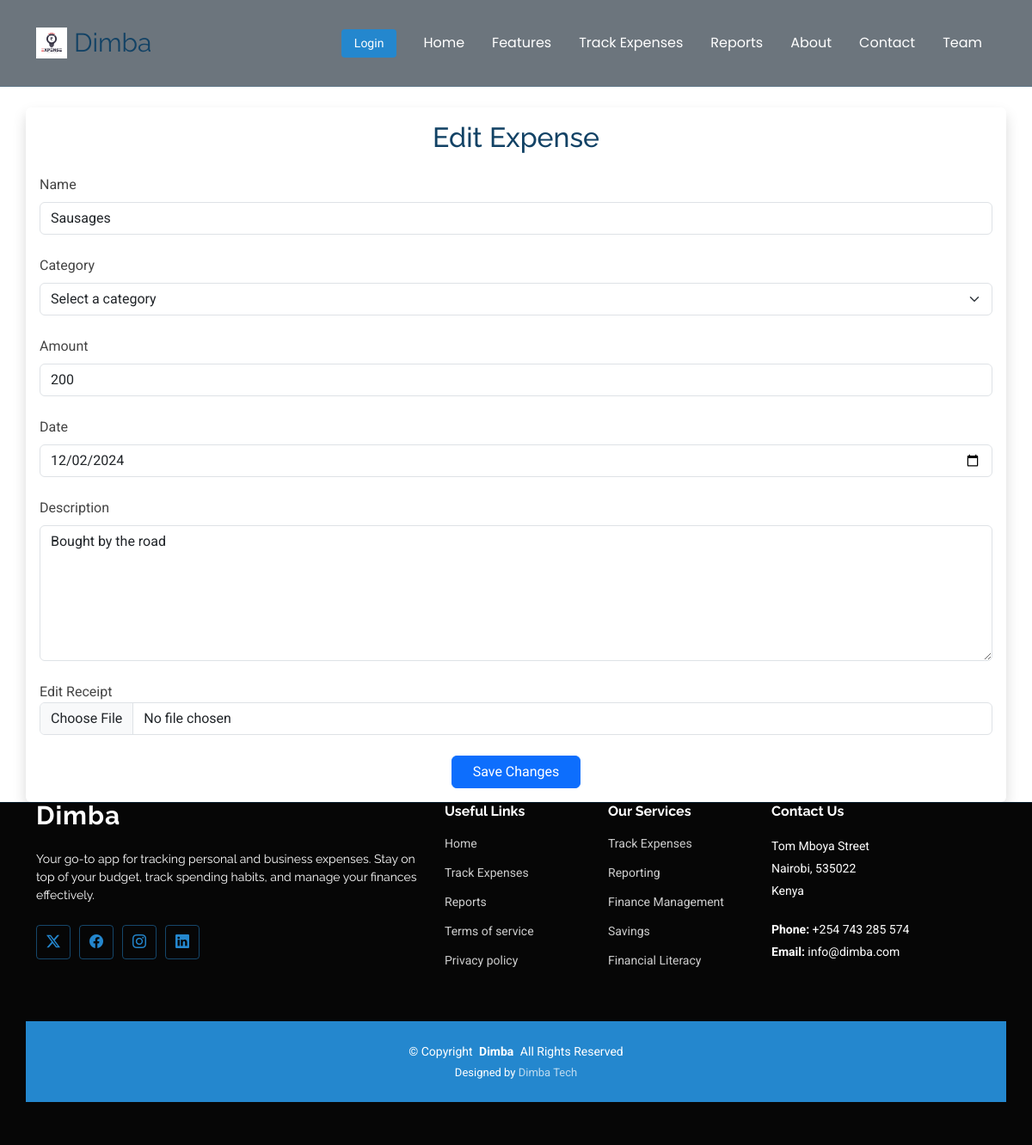
Page /update_expense/1 on the committed database.
### dimba_app/models.py (models this page shows, shortened)
class Expense(models.Model):
    name = models.CharField(max_length=100)
    category = models.CharField(max_length=100)
    amount = models.IntegerField()
    date = models.DateField()
    description = models.CharField(max_length=1000)
    image = models.ImageField(upload_to='uploaded_images/', null=True, blank=True)

### dimba_app/views.py (the view, shortened to what this page needs)
# urls.py: path('update_expense/<int:id>',views.update_expense, name='update_expense'),
def update_expense(request, id):
    expense = get_object_or_404(Expense, id=id)
    return render(request, "update_expense.html", context={'expense': expense})

### templates/update_expense.html (shortened to what this page needs)
{% extends "base.html" %}
{% load static %}
{% block content %}
<form
    method="post"
    class="container mt-4 p-3 shadow rounded"
    enctype="multipart/form-data">
    <h2 class="mb-4 text-center">Edit Expense</h2>
    <div class="row gy-4">
        <div class="col-md-12">
            <label for="name" class="form-label">Name</label>
            <input
                type="text"
                name="name"
                class="form-control"
                placeholder="Expense Name"
                id="name"
                value="{{ expense.name }}"
                required>
        </div>
        <div class="col-md-12">
                            <label for="category" class="form-label">Category</label>
                            <select class="form-select" id="category" name="category" required>
                                <option value="">Select a category</option>
                            </select>
                        </div>
        <div class="col-md-12">
            <label for="amount" class="form-label">Amount</label>
            <input
                type="number"
                class="form-control"
                name="amount"
                id="amount"
                value="{{ expense.amount }}"
                placeholder="Amount"
                required>
        </div>
        <div class="col-md-12">
            <label for="date" class="form-label">Date</label>
            <input
                type="date"
                class="form-control"
                name="date"
                id="date"
                value="{{ expense.date|date:'Y-m-d' }}"
                placeholder="Date"
                required>
        </div>
        <div class="col-md-12">
            <label for="description" class="form-label">Description</label>
            <textarea
                class="form-control"
                name="description"
                rows="6"
                id="description"
                placeholder="Description"
                required>{{ expense.description }}</textarea>
        </div>
        <div class="col-md-12">
            <label for="image">Edit Receipt</label>
            <input type="file" name="image" id="image" class="form-control">
        </div>
        <div class="col-md-12 text-center">
            <div class="col-md-12 text-center">
                <button type="submit" class="btn btn-primary px-4">Save Changes</button>
            </div>
        </div>
    </div>
</form>
{% endblock %}

### static/assets/css/main.css (style rules this page uses)
:root { --default-font: "Roboto", system-ui, -apple-system, "Segoe UI", Roboto, "Helvetica Neue", Arial, "Noto Sans", "Liberation Sans", sans-serif, "Apple Color Emoji", "Segoe UI Emoji", "Segoe UI Symbol", "Noto Color Emoji"; --heading-font: "Raleway", sans-serif; --nav-font: "Poppins", sans-serif; }
:root { --background-color: #ffffff; --default-color: #444444; --heading-color: #124265; --accent-color: #2487ce; --surface-color: #ffffff; --contrast-color: #ffffff; }
:root { --nav-color: #124265; --nav-hover-color: #2487ce; --nav-mobile-background-color: #ffffff; --nav-dropdown-background-color: #ffffff; --nav-dropdown-color: #124265; --nav-dropdown-hover-color: #2487ce; }
:root { scroll-behavior: smooth; }
body { color: var(--default-color); background-color: var(--background-color); font-family: var(--default-font); }
h1, h2, h3, h4, h5, h6 { color: var(--heading-color); font-family: var(--heading-font); }

### rows in the picture
Expense: name "Sausages", amount "200", date "12/02/2024", description "Bought by the road"
